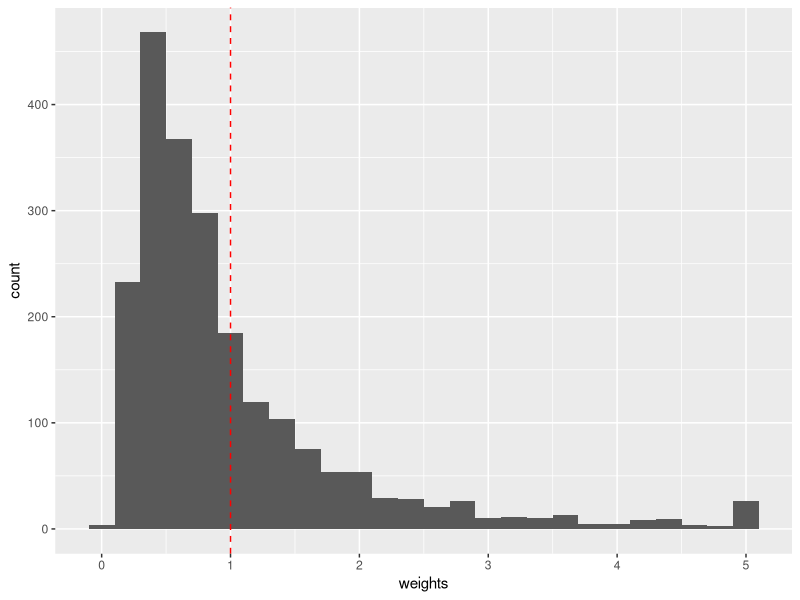
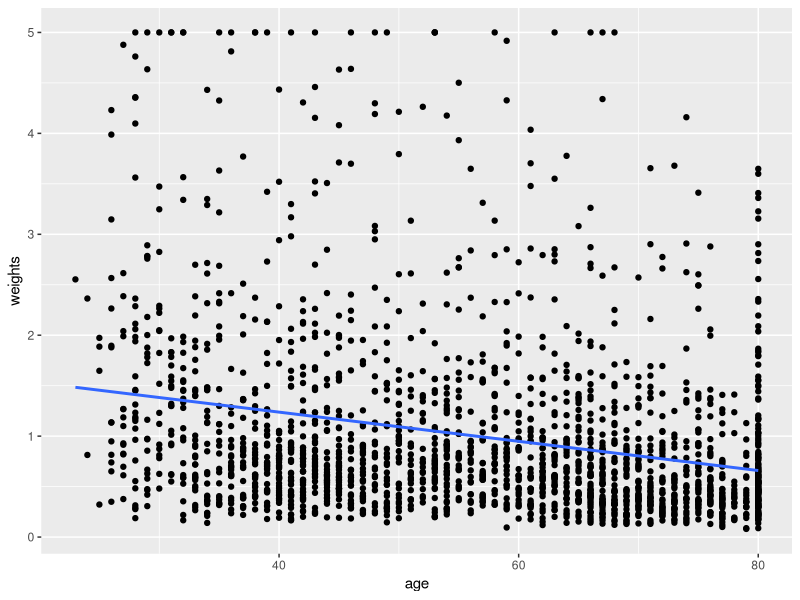
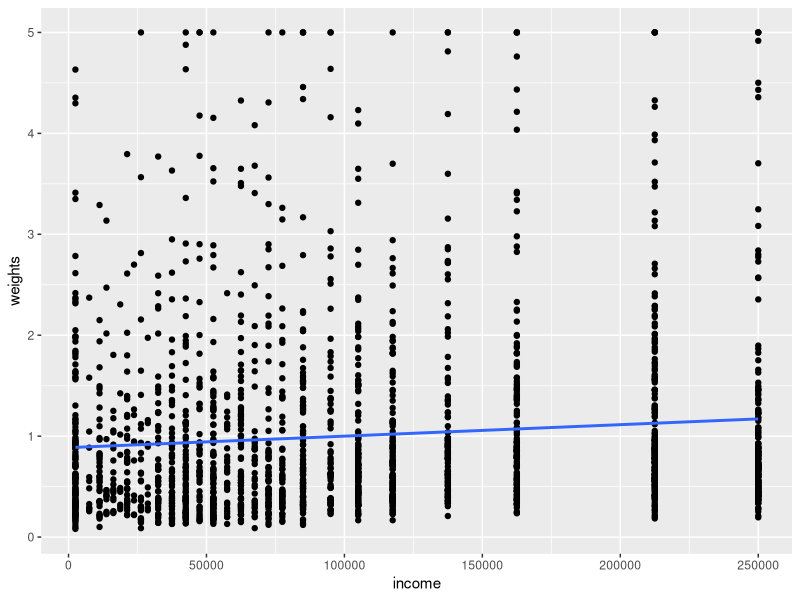
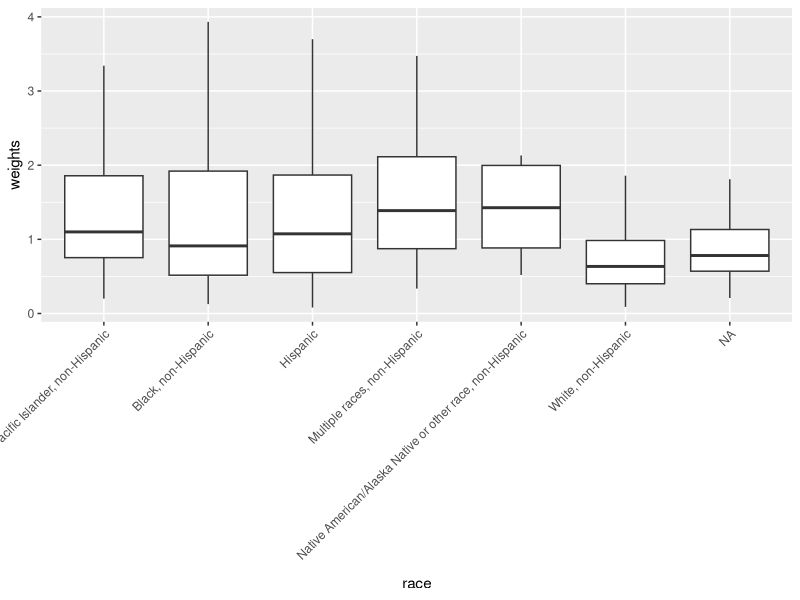
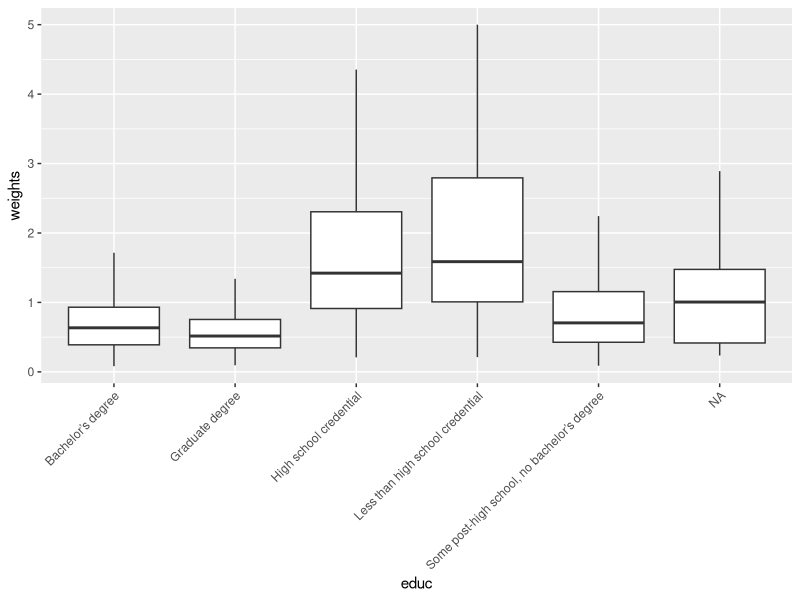
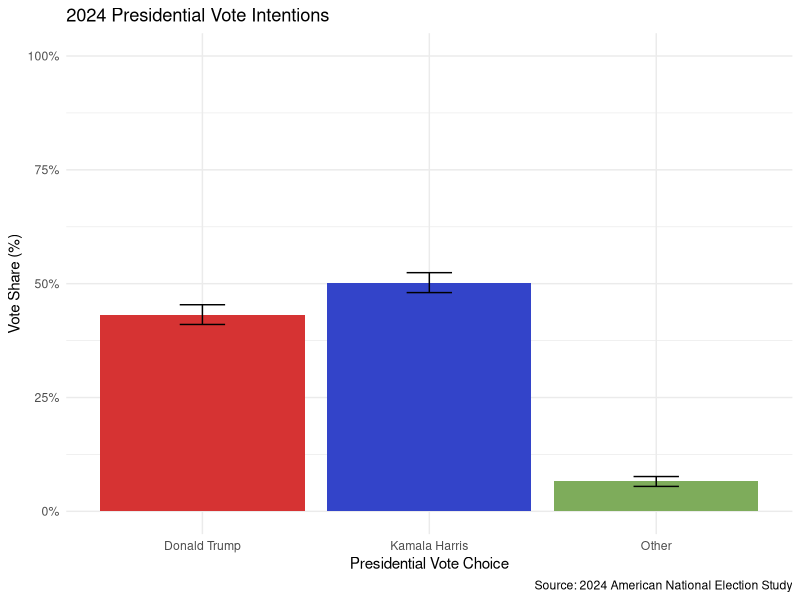
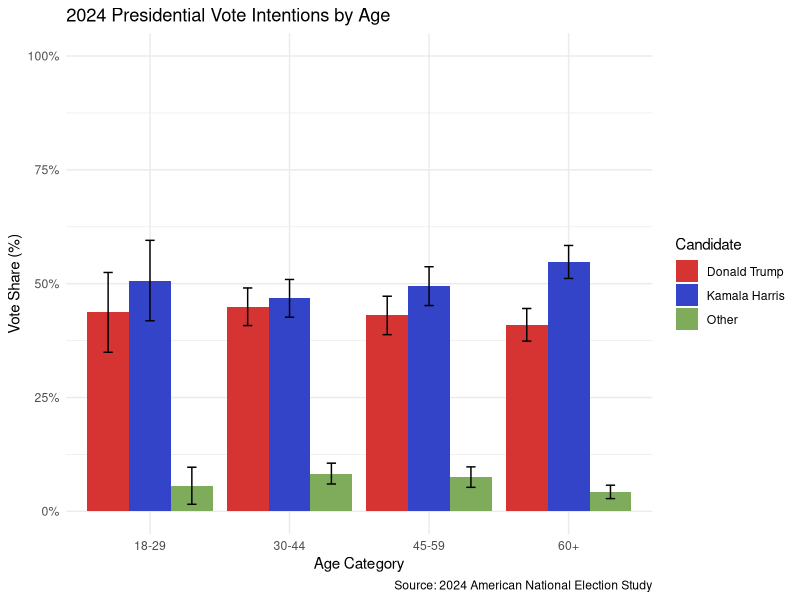
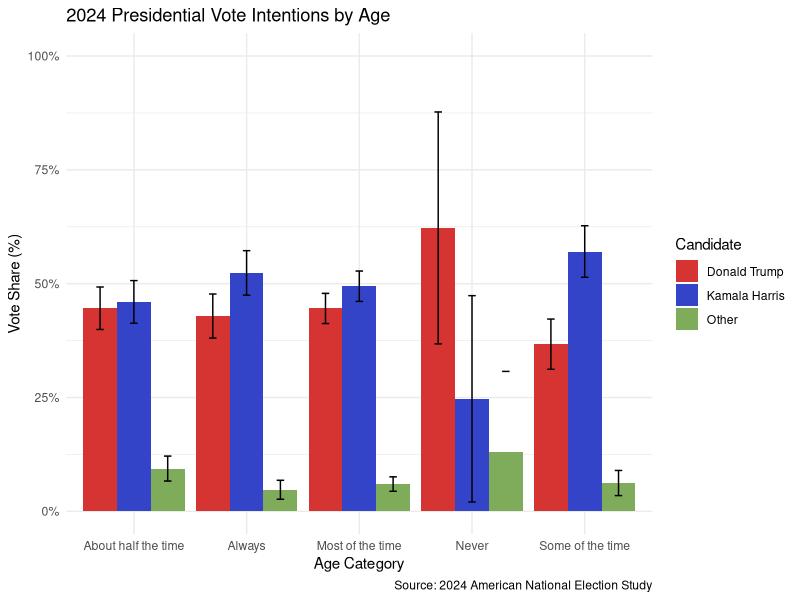

The R source for these figures, in order:
# File Name: 	  	  political_polling_teachingkey.R
# File Purpose:  	  Pre-lab video lecture on analyzing political polls
# Author: 	    	  Nicholas Bell (nicholasbell@gwu.edu)
# Last Modified:    2025-10-12

# Before we get started, let's load the packages and data we will be using today. Remember, if you are using Posit Cloud, you will need to install the packages every time you start a new project. However, whether you are using Posit Cloud or Positron, you will need to load the packages every time you start a new R session.
library(tidyverse)

# Today, we are going to use what we've previously learned about data visualization with {ggplot2} and data wrangling with {dplyr} to analyze political polls. Specifically, we will:
# 1) Use dplyr verbs to calculate the results of poll questions for the whole survey (known as toplines) or for subgroups (known as crosstabs) while applying survey weights.
# 2) Use ggplot2 to visualize the results of these polls, showing the margin of error alongside our poll results.

# To do this, we are going to use data from the 2024 American National Election Study. The ANES is a large, nationally representative survey that collects data on voting behavior, political attitudes, and demographic characteristics of the U.S. population. This is the data from the pre-election questionnaires only.

# This data dictionary describes the variables in the cleaned dataset.

# |Variable Name|Description|
# |:---|:---|
# |`id`|A unique identifier for each respondent in the 2024 ANES Time Series study.|
# |`party_id`|Respondent's 7-point party identification.|
# |`race`|Respondent's self-identified race and ethnicity.|
# |`age`|Respondent's age in years on Election Day.|
# |`educ`|Respondent's highest level of education.|
# |`gender`|Respondent's self-identified gender.|
# |`income`|Respondent's total household income over the past 12 months, converted to the numeric midpoint of the original category.|
# |`pres_vote`|A summary of the respondent's presidential vote choice or intent to vote from the pre-election survey.|
# |`economy`|Respondent's approval or disapproval of how the president is handling the economy.|
# |`immigration`|Respondent's approval or disapproval of the president's handling of immigration.|
# |`crime`|Respondent's approval or disapproval of the president's handling of crime.|
# |`attention_to_politics`|How often the respondent pays attention to government and politics.|
# |`weights`|Survey weights to make the data nationally representative.|

# You can load the data I've provided to you.
anes <- read_csv("anes_2024.csv")

# Survey Weights ----------------------------------------------------------

# Let's begin by doing a little exploratory data analysis on the survey weights used in this poll. What does the distribution of weights look like?
ggplot(anes) +
  geom_histogram(aes(x = weights), binwidth = .2) +
  geom_vline(xintercept = 1, color = "red", linetype = "dashed")

ggplot(anes) +
  geom_point(aes(x = age, y = weights), outliers = FALSE) +
  geom_smooth(aes(x = age, y = weights), method = "lm", se = FALSE)

ggplot(anes) +
  geom_point(aes(x = income, y = weights), outliers = FALSE) +
  geom_smooth(aes(x = income, y = weights), method = "lm", se = FALSE)

ggplot(anes) +
  geom_boxplot(aes(x = race, y = weights), outliers = FALSE) +
  theme(axis.text.x = element_text(angle = 45, hjust = 1))

ggplot(anes) +
  geom_boxplot(aes(x = educ, y = weights), outliers = FALSE) +
  theme(axis.text.x = element_text(angle = 45, hjust = 1))

# Topline Results ----------------------------------------------------------

# Using just the tidyverse, we can generate both the unweighted and weighted presidential vote. To make this easier, let's introduce a new function: count().

anes |>
  filter(!is.na(pres_vote)) |>
  count(pres_vote)

anes |>
  filter(!is.na(pres_vote)) |>
  count(pres_vote, wt = weights)

# What if we want proportions instead of counts?

anes |>
  filter(!is.na(pres_vote)) |>
  count(pres_vote, wt = weights) |>
  mutate(prop = n / sum(n))

# This is known as a "topline" result, because it includes everyone in the sample.

# Of course, we know that every time we have a sample, we also have uncertainty about whether our estimate is the same as the true population mean (the true percentage of voters who intended to vote for Harris). This is because for any given sample, we sometimes get an estimate that is in the tails of the sampling distribution, and is much too high or much too low. We account for this uncertainty using the margin of error.

# You do not need to memorize the margin of error formula for this class, but you will need this code from time to time. My recommendation is to have it in an easy-to-find location so that you can copy and paste it when you need it. This code generates the margin of error for each response option.

anes |>
  filter(!is.na(pres_vote)) |>
  count(pres_vote, wt = weights) |>
  mutate(
    prop = n / sum(n),
    total = sum(n),
    moe = 1.96 * sqrt((prop * (1 - prop)) / total)
  )

# Based on this code, we learn that if we redid this survey 100 times, in 95 of those surveys, the estimated vote for Donald Trump would be between 41.0 - 45.4%, and the estimated vote for Kamala Harris would be between 48.0 - 52.4%.

# Because these confidence intervals do not overlap, we can say that Harris is statistically significantly ahead of Trump in this poll. How can we show this visually to our readers who might not be familiar with confidence intervals?

# In ggplot2, there is a geom_*() layer that puts error bars on our estimates. It is called geom_errorbar(), and it works similarly to all of our other geom_*() layers. We just need to tell it where to put the bottom and top of the error bars.

anes |>
  filter(!is.na(pres_vote)) |>
  count(pres_vote, wt = weights) |>
  mutate(
    prop = n / sum(n),
    total = sum(n),
    moe = 1.96 * sqrt((prop * (1 - prop)) / total)
  ) |>
  ggplot() +
  geom_col(aes(x = pres_vote, y = prop, fill = pres_vote)) +
  scale_fill_manual(values = c("#D63333", "#3344C9", "#7EAC5B")) +
  geom_errorbar(
    aes(x = pres_vote, ymin = prop - moe, ymax = prop + moe),
    width = .2
  ) +
  scale_y_continuous(limits = c(0, 1), labels = scales::percent_format()) +
  labs(
    x = "Presidential Vote Choice",
    y = "Vote Share (%)",
    title = "2024 Presidential Vote Intentions",
    caption = "Source: 2024 American National Election Study"
  ) +
  theme_minimal() +
  theme(legend.position = "none")

# Crosstab Results --------------------------------------------------------

# A "crosstab" is when we compare the results of a poll question across subgroups. For example, what if we want to know how presidential vote varies by age?
# Note: a crosstab only works if both variables are categorical (i.e., not continuous). So if we have a continuous variable like age or income, we need to convert it into categories first.

anes_age <-
  anes |>
  mutate(
    agecat = case_when(
      age < 30 ~ "18-29",
      age >= 30 & age < 45 ~ "30-44",
      age >= 45 & age < 60 ~ "45-59",
      age >= 60 ~ "60+",
      TRUE ~ NA
    )
  )

anes_age |>
  filter(!is.na(agecat) & !is.na(pres_vote)) |>
  count(agecat, pres_vote, wt = weights)

# One of the challenges of count() is that it does not leave your data frame "grouped", so we need to add another group_by() function before calculating our proportions and margins of error.

anes_age |>
  filter(!is.na(agecat) & !is.na(pres_vote)) |>
  count(agecat, pres_vote, wt = weights) |>
  group_by(agecat) |>
  mutate(
    prop = n / sum(n),
    total = sum(n),
    moe = 1.96 * sqrt((prop * (1 - prop)) / total)
  )

# Look at how much larger our margins of error are when we are calculating crosstabs! This is because our sample size is much smaller when we are looking at subgroups of the population. For this reason, we have to be even more cautious when interpreting crosstab results.

anes_age |>
  filter(!is.na(agecat) & !is.na(pres_vote)) |>
  count(agecat, pres_vote, wt = weights) |>
  group_by(agecat) |>
  mutate(
    prop = n / sum(n),
    total = sum(n),
    moe = 1.96 * sqrt((prop * (1 - prop)) / total)
  ) |>
  ggplot() +
  geom_col(
    aes(x = agecat, y = prop, fill = pres_vote),
    position = position_dodge(.9) # Instead of "dodge" - a quirk of ggplot2
  ) +
  geom_errorbar(
    aes(x = agecat, ymin = prop - moe, ymax = prop + moe, group = pres_vote),
    position = position_dodge(.9), # Instead of "dodge" - a quirk of ggplot2
    width = .2
  ) +
  scale_y_continuous(limits = c(0, 1), labels = scales::percent_format()) +
  scale_fill_manual(values = c("#D63333", "#3344C9", "#7EAC5B")) +
  labs(
    x = "Age Category",
    y = "Vote Share (%)",
    fill = "Candidate",
    title = "2024 Presidential Vote Intentions by Age",
    caption = "Source: 2024 American National Election Study"
  ) +
  theme_minimal()

# These results are very interesting! According to this poll, the only group that Harris is winning with statistical certainty is the age 60+ group. All other age groups have overlapping confidence intervals, meaning that we cannot say with certainty that one candidate is ahead of the other. This is contrary to the conventional wisdom that younger voters are more likely to vote for Democrats, and older voters are more likely to vote for Republicans.

# You can use this same code to analyze other variables in the dataset. For example, how does presidential vote vary by race? By education? We can also look at other questions in the survey that are not weighting and/or demographic variables, such as how closely someone pays attention to politics.

anes |>
  filter(!is.na(attention_to_politics) & !is.na(pres_vote)) |>
  count(attention_to_politics, pres_vote, wt = weights) |>
  group_by(attention_to_politics) |>
  mutate(
    prop = n / sum(n),
    total = sum(n),
    moe = 1.96 * sqrt((prop * (1 - prop)) / total)
  ) |>
  ggplot() +
  geom_col(
    aes(x = attention_to_politics, y = prop, fill = pres_vote),
    position = position_dodge(.9) # Instead of "dodge" - a quirk of ggplot2
  ) +
  geom_errorbar(
    aes(
      x = attention_to_politics,
      ymin = prop - moe,
      ymax = prop + moe,
      group = pres_vote # This is the geom_errorbar equivalent of fill.
    ),
    position = position_dodge(.9), # Instead of "dodge" - a quirk of ggplot2
    width = .2
  ) +
  scale_y_continuous(limits = c(0, 1), labels = scales::percent_format()) +
  scale_fill_manual(values = c("#D63333", "#3344C9", "#7EAC5B")) +
  labs(
    x = "Age Category",
    y = "Vote Share (%)",
    fill = "Candidate",
    title = "2024 Presidential Vote Intentions by Age",
    caption = "Source: 2024 American National Election Study"
  ) +
  theme_minimal()

# The order here is a bit odd. We can fix this by reordering the *factor levels* of attention_to_politics. We can do this using the factor() function inside mutate(), but please be careful: the levels argument has to include all of the values in the variable, and spelled/capitalized exactly the same way!

anes_attention <- anes |>
  mutate(
    attention_to_politics = factor(
      attention_to_politics,
      levels = c(
        "Always",
        "Most of the time",
        "About half the time",
        "Some of the time",
        "Never"
      )
    )
  )

anes_attention |>
  filter(!is.na(attention_to_politics) & !is.na(pres_vote)) |>
  count(attention_to_politics, pres_vote, wt = weights) |>
  group_by(attention_to_politics) |>
  mutate(
    prop = n / sum(n),
    total = sum(n),
    moe = 1.96 * sqrt((prop * (1 - prop)) / total)
  ) |>
  ggplot() +
  geom_col(
    aes(x = attention_to_politics, y = prop, fill = pres_vote),
    position = position_dodge(.9) # Instead of "dodge" - a quirk of ggplot2
  ) +
  geom_errorbar(
    aes(
      x = attention_to_politics,
      ymin = prop - moe,
      ymax = prop + moe,
      group = pres_vote
    ),
    position = position_dodge(.9), # Instead of "dodge" - a quirk of ggplot2
    width = .2
  ) +
  scale_y_continuous(limits = c(0, 1), labels = scales::percent_format()) +
  scale_fill_manual(values = c("#D63333", "#3344C9", "#7EAC5B")) +
  labs(
    x = "Age Category",
    y = "Vote Share (%)",
    fill = "Candidate",
    title = "2024 Presidential Vote Intentions by Age",
    caption = "Source: 2024 American National Election Study"
  ) +
  theme_minimal()

# We might be tempted to say that people who never pay attention to politics are more likely to vote for Trump. However, look at the margins of error here! The confidence intervals for both candidates overlap, even though the estimate for Trump is so large. Think about how few people in this group probably answered the survey, so our uncertainty is large.

# The point of this exercise is that it is really easy to dive into the crosstabs to find surprising results and build a narrative - but often we are so uncertain about these results that we cannot be sure our results are just chance. It is a fallacy that happens often in media analyses of polling results, so be on the lookout for small samples sizes and large uncertainty before drawing any conclusions of your own from polls.
